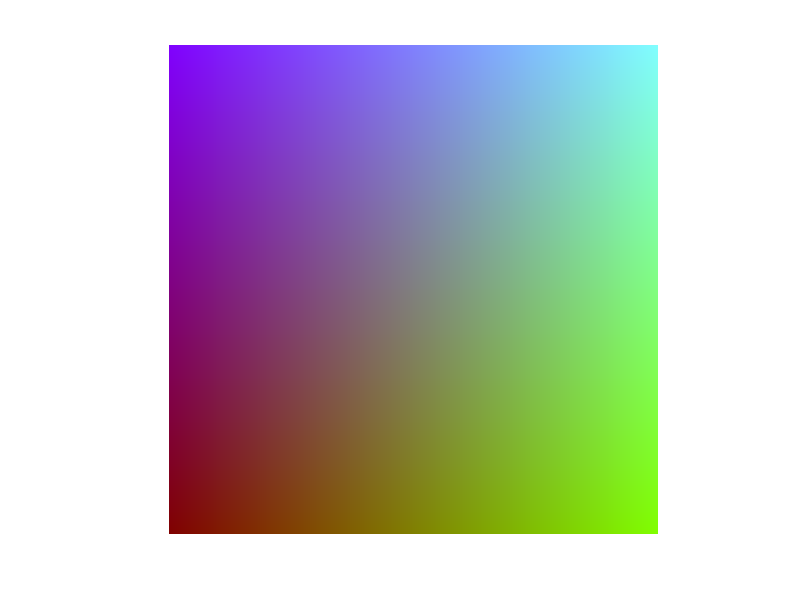
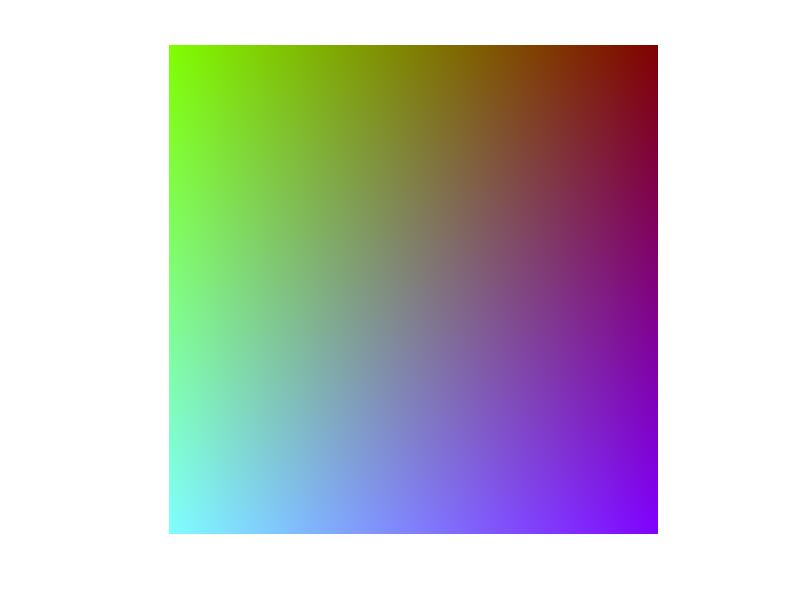
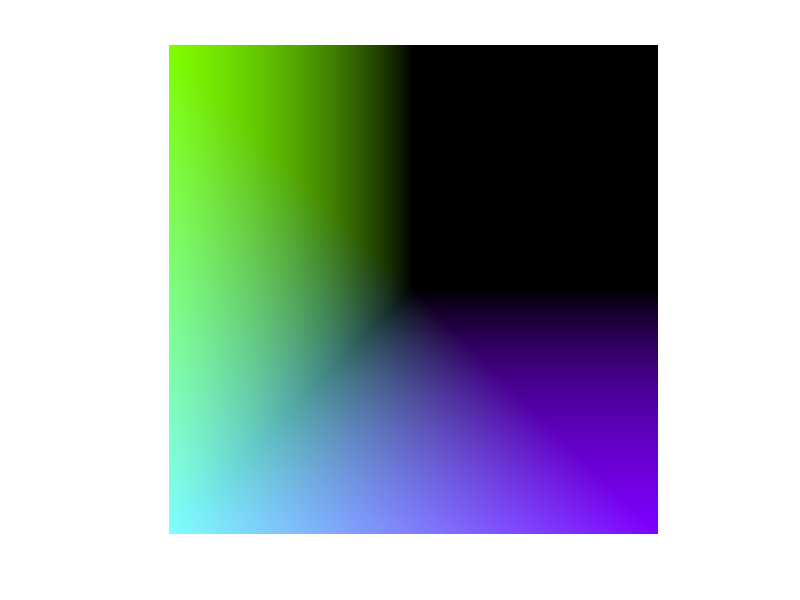
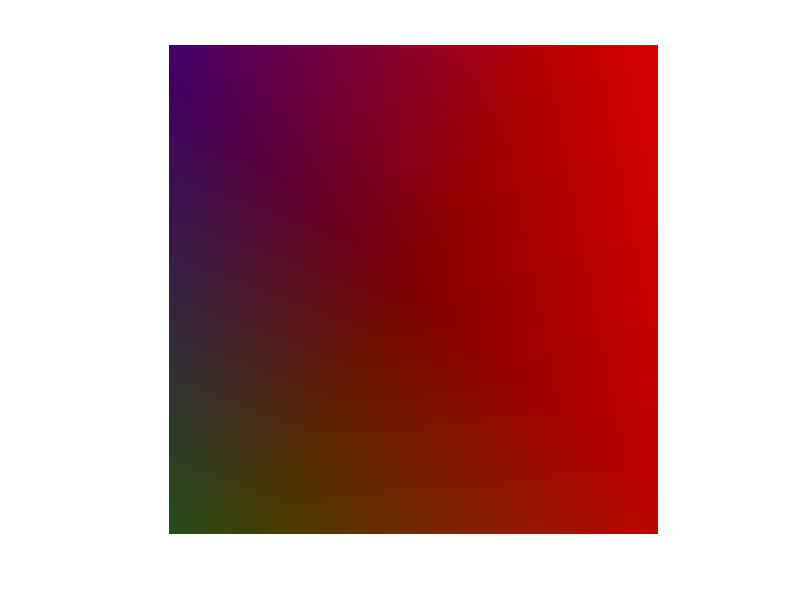

The MATLAB source for these figures, in order:
% from other task
img = zeros(500, 500, 3);
img(:, :, 1) = 0.5;
for i=1:500
    img(:, i, 2) = double(double(i / 500) * 1);
end
for i=1:500
    img(i, :, 3) = double(double((500 - i) / 500) * 1);
end

figure;
imshow(img);

img_cmy = 1 - img;
figure;
imshow(img_cmy);

k = min(img, [], 3);
k_is_1 = k == 1;
img_cmyk = (img_cmy - k) ./ (1 - k);
img_cmyk(k_is_1, :) = 0;
figure;
imshow(img_cmyk);

figure;
imshow(rgb2ntsc(img));
figure;
imshow(rgb2ycbcr(img));

I = 1/3 * (sum(img, 3));
S = 1 - (3 ./ (sum(img, 3)) .* min(img, [], 3));
R = img(:, :, 1);
G = img(:, :, 2);
B = img(:, :, 3);
numer = 1/2 .* ((R - G) + (R - B));
denom = sqrt((R - G)^2 + (R - B) .* (G - B));
theta = acos(numer ./ denom);
b_le_g = B <= G;
H = 360 - theta;
H(b_le_g) = theta(b_le_g);

figure;
imshow(I);
figure;
imshow(S);
figure;
imshow(H);
